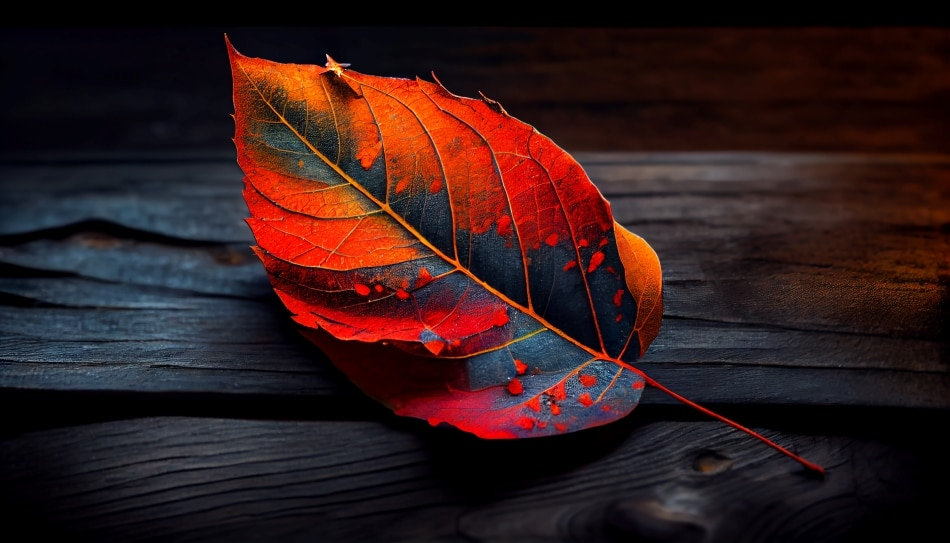
#> input picture Parcial 1/img1.jpg, 950 x 543 px
$ python practica3.py
#> lines starting #> are read from the running program, lines starting #| are printed output that depends on the picture
import cv2

img = cv2.imread('img1.jpg')
#> img is the input picture: shape (543, 950, 3); mean B, G, R 26.9, 26.3, 49.9
copia_img = img.copy()
copia_img = cv2.cvtColor(copia_img, cv2.COLOR_BGR2GRAY)
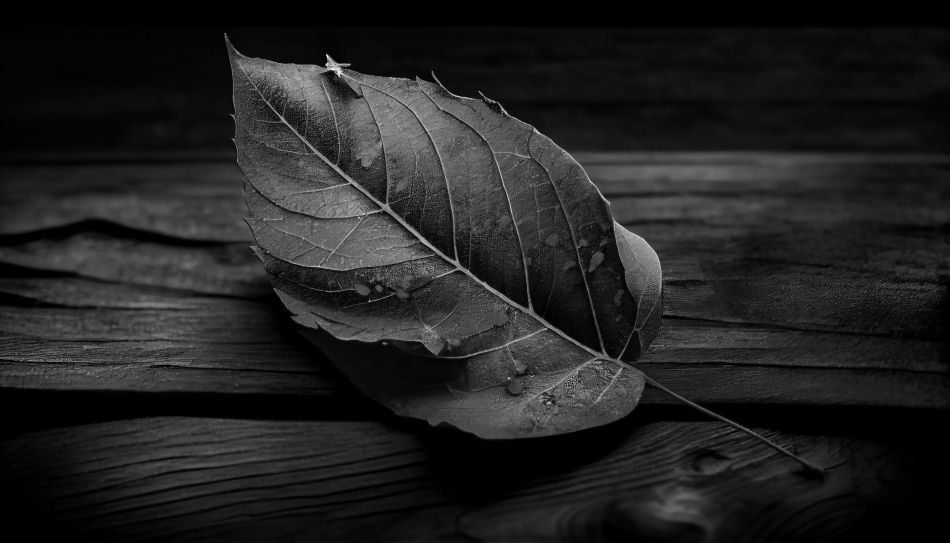
#> copia_img: shape (543, 950); min 0, max 240, mean 33.4
# concatenacion de imagenes vertical
two_img_v = cv2.vconcat([img, cv2.cvtColor(copia_img, cv2.COLOR_GRAY2BGR)])
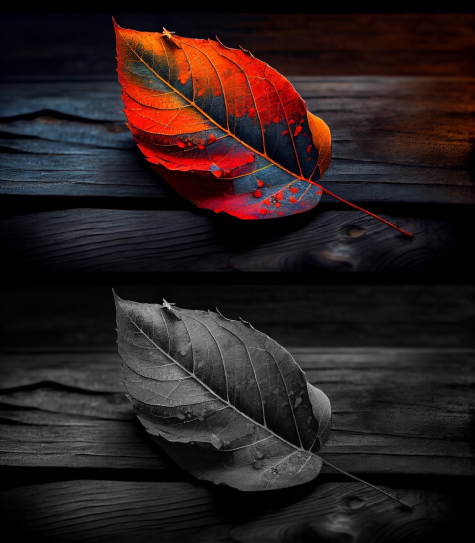
#> two_img_v: shape (1086, 950, 3) (shown at 1/2 size); mean B, G, R 30.1, 29.9, 41.7
# concatenacion de imagenes horizontal
two_img_h = cv2.hconcat([img, cv2.cvtColor(copia_img, cv2.COLOR_GRAY2BGR)])
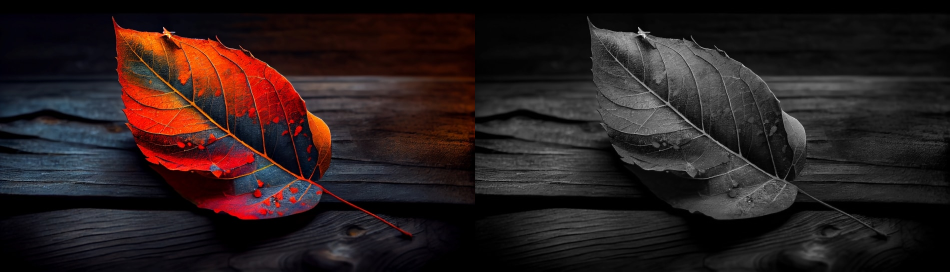
#> two_img_h: shape (543, 1900, 3) (shown at 1/2 size); mean B, G, R 30.1, 29.9, 41.7

cv2.namedWindow('Image', cv2.WINDOW_NORMAL)
cv2.imshow('Image', two_img_v)
cv2.namedWindow('Image2', cv2.WINDOW_NORMAL)
cv2.imshow('Image2', two_img_h)
# cv2.namedWindow('GRIS', cv2.WINDOW_NORMAL)
# cv2.imshow('GRIS', copia_img)


cv2.waitKey(0)
cv2.destroyAllWindows()
